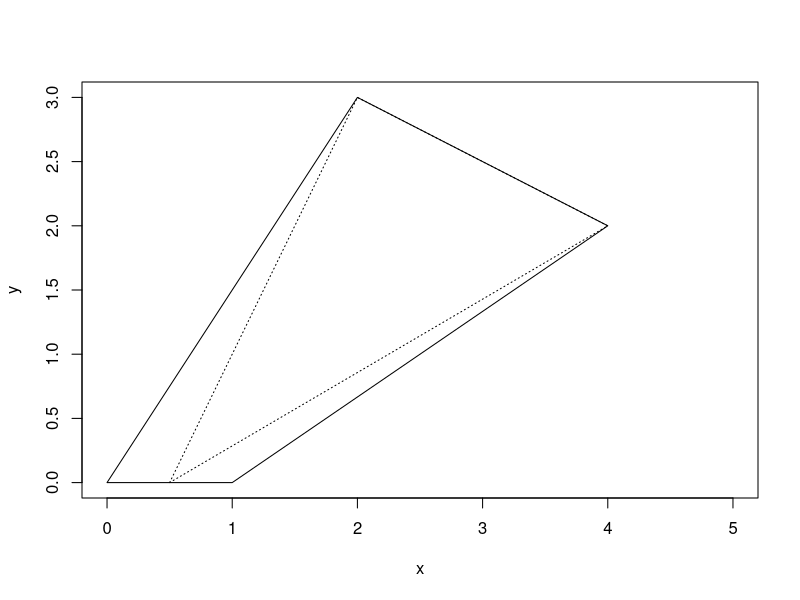
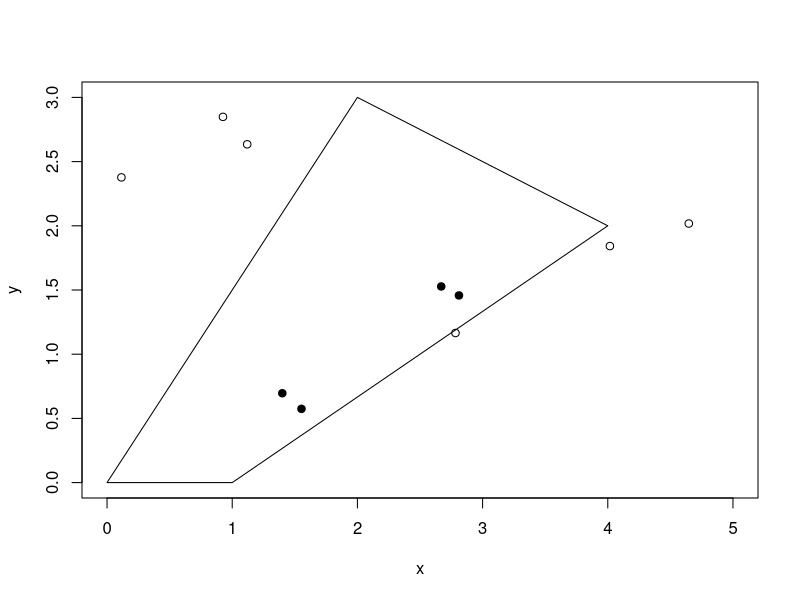

Reproduce these figures in R, in order.
library(spatstat.utils)


### Name: methods.xypolygon
### Title: Calculations for Polygons in the Plane
### Aliases: methods.xypolygon verify.xypolygon is.hole.xypolygon
###   Area.xypolygon bdrylength.xypolygon reverse.xypolygon
###   overlap.xypolygon simplify.xypolygon inside.xypolygon
### Keywords: math

### ** Examples

  p <- list(x=c(0,1,4,2), y=c(0,0,2,3))
  is.hole.xypolygon(p)
  Area.xypolygon(p)
  bdrylength.xypolygon(p)
  overlap.xypolygon(p, list(x=p$x+1, y=p$y+1))
  reverse.xypolygon(p)

  plot(c(0,5),c(0,3),type="n",xlab="x", ylab="y")
  polygon(p)
  polygon(simplify.xypolygon(p, 1.1), lty=3)

  plot(c(0,5),c(0,3),type="n",xlab="x", ylab="y")
  polygon(p)
  xx <- runif(10, max=5)
  yy <- runif(10, max=3)
  points(xx, yy)
  ok <- as.logical(inside.xypolygon(list(x=xx, y=yy), p))
  points(xx[ok], yy[ok], pch=16)
